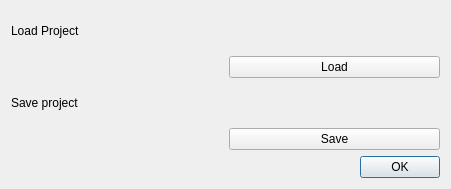
<?xml version="1.0" encoding="UTF-8"?>
<ui version="4.0">
 <class>Dialog</class>
 <widget class="QDialog" name="Dialog">
  <property name="geometry">
   <rect>
    <x>0</x>
    <y>0</y>
    <width>451</width>
    <height>189</height>
   </rect>
  </property>
  <property name="windowTitle">
   <string>Project Handler</string>
  </property>
  <layout class="QVBoxLayout" name="verticalLayout">
   <item>
    <layout class="QGridLayout" name="gridLayout">
     <item row="2" column="1">
      <widget class="QgsFileWidget" name="file_widget_save">
       <property name="filter">
        <string>*.qgs</string>
       </property>
       <property name="storageMode">
        <enum>QgsFileWidget::SaveFile</enum>
       </property>
      </widget>
     </item>
     <item row="2" column="0">
      <widget class="QLabel" name="label_2">
       <property name="text">
        <string>Save project</string>
       </property>
      </widget>
     </item>
     <item row="0" column="1">
      <widget class="QgsFileWidget" name="file_widget_load">
       <property name="filter">
        <string>*.qgs</string>
       </property>
      </widget>
     </item>
     <item row="1" column="1">
      <widget class="QPushButton" name="btn_load">
       <property name="text">
        <string>Load</string>
       </property>
      </widget>
     </item>
     <item row="3" column="1">
      <widget class="QPushButton" name="btn_save">
       <property name="text">
        <string>Save</string>
       </property>
      </widget>
     </item>
     <item row="0" column="0">
      <widget class="QLabel" name="label">
       <property name="text">
        <string>Load Project</string>
       </property>
      </widget>
     </item>
    </layout>
   </item>
   <item>
    <widget class="QDialogButtonBox" name="buttonBox">
     <property name="orientation">
      <enum>Qt::Horizontal</enum>
     </property>
     <property name="standardButtons">
      <set>QDialogButtonBox::Ok</set>
     </property>
    </widget>
   </item>
  </layout>
 </widget>
 <customwidgets>
  <customwidget>
   <class>QgsFileWidget</class>
   <extends>QWidget</extends>
   <header>qgsfilewidget.h</header>
  </customwidget>
 </customwidgets>
 <resources/>
 <connections>
  <connection>
   <sender>buttonBox</sender>
   <signal>accepted()</signal>
   <receiver>Dialog</receiver>
   <slot>accept()</slot>
   <hints>
    <hint type="sourcelabel">
     <x>248</x>
     <y>254</y>
    </hint>
    <hint type="destinationlabel">
     <x>157</x>
     <y>274</y>
    </hint>
   </hints>
  </connection>
  <connection>
   <sender>buttonBox</sender>
   <signal>rejected()</signal>
   <receiver>Dialog</receiver>
   <slot>reject()</slot>
   <hints>
    <hint type="sourcelabel">
     <x>316</x>
     <y>260</y>
    </hint>
    <hint type="destinationlabel">
     <x>286</x>
     <y>274</y>
    </hint>
   </hints>
  </connection>
 </connections>
</ui>
